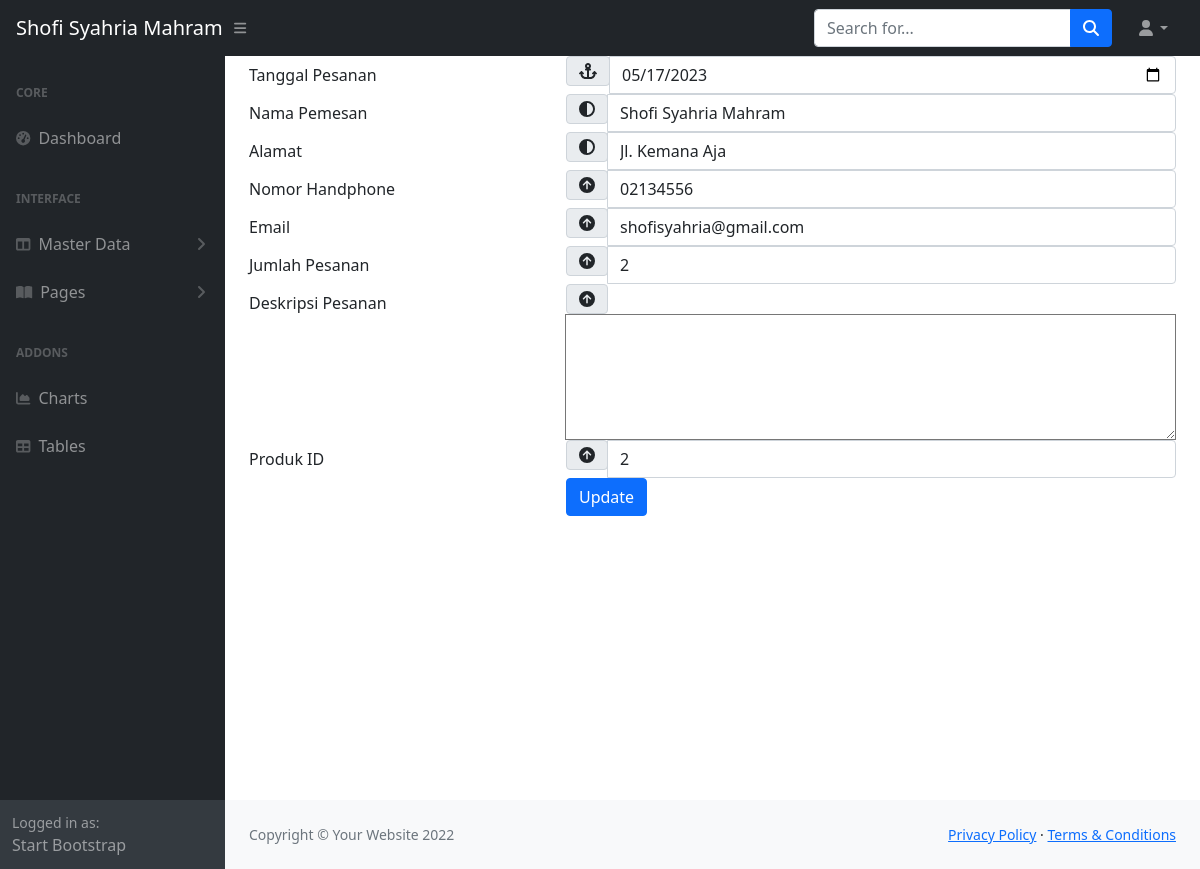
The page /admin/index.php?hal=form_pesanan&idedit=1 on the database its author committed.
### tables this page shows
CREATE TABLE `pesanan` (
  `id` int(11) NOT NULL,
  `tanggal` date DEFAULT NULL,
  `nama_pemesan` varchar(45) NOT NULL,
  `alamat_pemesan` varchar(45) NOT NULL,
  `no_hp` varchar(20) NOT NULL,
  `email` varchar(45) NOT NULL,
  `jumlah_pesanan` int(11) DEFAULT NULL,
  `deskripsi` text DEFAULT NULL,
  `produk_id` int(11) NOT NULL
);

### admin/form_pesanan.php (the view, shortened to what this page needs)
<?php
require_once 'dbkoneksi.php';
$_id = $_GET['idedit'];
$sql = "SELECT * FROM pesanan WHERE id=?";
$st = $dbh->prepare($sql);
$st->execute([$_id]);
$row = $st->fetch();
?>
<form method="POST" action="proses_pesanan.php">
  <div class="form-group row">
    <label for="tanggal" class="col-4 col-form-label">Tanggal Pesanan</label>
    <div class="col-8">
      <div class="input-group">
        <div class="input-group-prepend">
          <div class="input-group-text">
            <i class="fa fa-anchor"></i>
          </div>
        </div>
        <input id="tanggal" name="tanggal" type="date" class="form-control"
        value="<?php echo $row['tanggal']; ?>">
      </div>
    </div>
  </div>
  <div class="form-group row">
    <label for="nama_pemesan" class="col-4 col-form-label">Nama Pemesan</label>
    <div class="col-8">
      <div class="input-group">
        <div class="input-group-prepend">
          <div class="input-group-text">
            <i class="fa fa-adjust"></i>
          </div>
        </div>
        <input id="nama_pemesan" name="nama_pemesan" type="text" class="form-control"
        value="<?php echo $row['nama_pemesan']; ?>">
      </div>
    </div>
  </div>
  <div class="form-group row">
    <label for="alamat_pemesan" class="col-4 col-form-label">Alamat</label>
    <div class="col-8">
      <div class="input-group">
        <div class="input-group-prepend">
          <div class="input-group-text">
            <i class="fa fa-adjust"></i>
          </div>
        </div>
        <input id="alamat_pemesan" name="alamat_pemesan" type="text" class="form-control"
        value="<?php echo $row['alamat_pemesan']; ?>">
      </div>
    </div>
  </div>
  <div class="form-group row">
    <label for="no_hp" class="col-4 col-form-label">Nomor Handphone</label>
    <div class="col-8">
      <div class="input-group">
        <div class="input-group-prepend">
          <div class="input-group-text">
            <i class="fa fa-arrow-circle-up"></i>
          </div>
        </div>
        <input id="no_hp" name="no_hp" value="<?php echo $row['no_hp']; ?>"
        type="text" class="form-control">
      </div>
    </div>
  </div>
  <div class="form-group row">
    <label for="email" class="col-4 col-form-label">Email</label>
    <div class="col-8">
      <div class="input-group">
        <div class="input-group-prepend">
          <div class="input-group-text">
            <i class="fa fa-arrow-circle-up"></i>
          </div>
        </div>
        <input id="email" name="email" value="<?php echo $row['email']; ?>"
        type="email" class="form-control">
      </div>
    </div>
  </div>
  <div class="form-group row">
    <label for="jumlah_pesanan" class="col-4 col-form-label">Jumlah Pesanan</label>
    <div class="col-8">
      <div class="input-group">
        <div class="input-group-prepend">
          <div class="input-group-text">
            <i class="fa fa-arrow-circle-up"></i>
          </div>
        </div>
        <input id="jumlah_pesanan" name="jumlah_pesanan" value="<?php echo $row['jumlah_pesanan']; ?>"
        type="text" class="form-control">
      </div>
    </div>
  </div>
  <div class="form-group row">
    <label for="deskripsi" class="col-4 col-form-label">Deskripsi Pesanan</label>
    <div class="col-8">
      <div class="input-group">
        <div class="input-group-prepend">
          <div class="input-group-text">
            <i class="fa fa-arrow-circle-up"></i>
          </div>
        </div>
        <textarea name="deskripsi" id="deskripsi" cols="100" rows="5"><?php echo $row['deskripsi']; ?></textarea>
      </div>
    </div>
  </div>
  <div class="form-group row">
    <label for="produk_id" class="col-4 col-form-label">Produk ID</label>
    <div class="col-8">
      <div class="input-group">
        <div class="input-group-prepend">
          <div class="input-group-text">
            <i class="fa fa-arrow-circle-up"></i>
          </div>
        </div>
        <input id="produk_id" name="produk_id" value="<?php echo $row['produk_id']; ?>"
        type="text" class="form-control">
      </div>
    </div>
  </div>
  <div class="form-group row">
    <div class="offset-4 col-8">
      <input type="submit" name="proses" type="submit" class="btn btn-primary" value="<?php if (isset($_GET['idedit'])) {
                                                                                        echo 'Update';
                                                                                      } else {
                                                                                        echo 'Simpan';
                                                                                      } ?>" />
    </div>
  </div>
</form>

### rows shown on the page
pesanan: tanggal "05/17/2023", nama_pemesan "Shofi Syahria Mahram", alamat_pemesan "Jl. Kemana Aja", no_hp "02134556", email "shofisyahria@gmail.com", jumlah_pesanan "2", produk_id "2"
